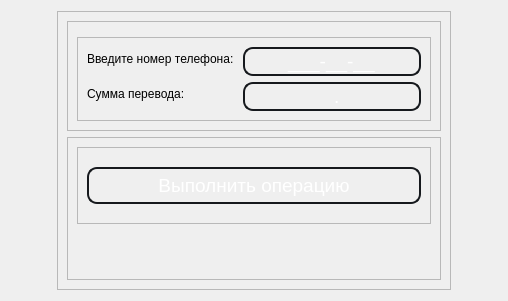
         <widget class="QWidget" name="supplyMobilePhone">
          <property name="styleSheet">
           <string notr="true">QLabel{
	font: 14pt &quot;MS Shell Dlg 2&quot;;
}
QLineEdit {
	border: 2px solid #16191d;
	border-radius: 10px;
	background-color: transparent;
	color: #fff;
}
QLineEdit:hover{
	border: 2px solid blue;
}
QLineEdit:focus{
	border: 2px solid blue;
}</string>
          </property>
          <layout class="QHBoxLayout" name="horizontalLayout_6">
           <item>
            <spacer name="horizontalSpacer_5">
             <property name="orientation">
              <enum>Qt::Horizontal</enum>
             </property>
             <property name="sizeHint" stdset="0">
              <size>
               <width>40</width>
               <height>20</height>
              </size>
             </property>
            </spacer>
           </item>
           <item>
            <widget class="QFrame" name="frame_11">
             <property name="frameShape">
              <enum>QFrame::StyledPanel</enum>
             </property>
             <property name="frameShadow">
              <enum>QFrame::Raised</enum>
             </property>
            </widget>
           </item>
           <item>
            <widget class="QFrame" name="frame_14">
             <property name="frameShape">
              <enum>QFrame::StyledPanel</enum>
             </property>
             <property name="frameShadow">
              <enum>QFrame::Raised</enum>
             </property>
             <layout class="QVBoxLayout" name="verticalLayout_11">
              <item>
               <widget class="QFrame" name="frame_16">
                <property name="frameShape">
                 <enum>QFrame::StyledPanel</enum>
                </property>
                <property name="frameShadow">
                 <enum>QFrame::Raised</enum>
                </property>
                <layout class="QVBoxLayout" name="verticalLayout_12">
                 <item>
                  <widget class="QFrame" name="frame_18">
                   <property name="frameShape">
                    <enum>QFrame::StyledPanel</enum>
                   </property>
                   <property name="frameShadow">
                    <enum>QFrame::Raised</enum>
                   </property>
                  </widget>
                 </item>
                 <item>
                  <widget class="QFrame" name="frame_19">
                   <property name="frameShape">
                    <enum>QFrame::StyledPanel</enum>
                   </property>
                   <property name="frameShadow">
                    <enum>QFrame::Raised</enum>
                   </property>
                   <layout class="QFormLayout" name="formLayout_5">
                    <item row="0" column="0">
                     <widget class="QLabel" name="phoneNumberToSupply">
                      <property name="text">
                       <string>Введите номер телефона: </string>
                      </property>
                     </widget>
                    </item>
                    <item row="0" column="1">
                     <widget class="QLineEdit" name="inputPhoneNumber">
                      <property name="font">
                       <font>
                        <pointsize>14</pointsize>
                       </font>
                      </property>
                      <property name="inputMask">
                       <string>999-99-99;_</string>
                      </property>
                      <property name="alignment">
                       <set>Qt::AlignCenter</set>
                      </property>
                     </widget>
                    </item>
                    <item row="1" column="0">
                     <widget class="QLabel" name="amountToSupplyMobileBalance">
                      <property name="text">
                       <string>Сумма перевода:</string>
                      </property>
                     </widget>
                    </item>
                    <item row="1" column="1">
                     <widget class="QLineEdit" name="inputAmountToSupplyMobile">
                      <property name="font">
                       <font>
                        <pointsize>14</pointsize>
                       </font>
                      </property>
                      <property name="inputMask">
                       <string>9999.99</string>
                      </property>
                      <property name="alignment">
                       <set>Qt::AlignCenter</set>
                      </property>
                     </widget>
                    </item>
                   </layout>
                  </widget>
                 </item>
                </layout>
               </widget>
              </item>
              <item>
               <widget class="QFrame" name="frame_17">
                <property name="frameShape">
                 <enum>QFrame::StyledPanel</enum>
                </property>
                <property name="frameShadow">
                 <enum>QFrame::Raised</enum>
                </property>
                <layout class="QVBoxLayout" name="verticalLayout_13">
                 <item>
                  <widget class="QFrame" name="frame_21">
                   <property name="styleSheet">
                    <string notr="true">QPushButton{
	border: 2px solid #16191d;
	border-radius: 10px;
	background-color: transparent;
	margin: 10px, 10px;
	padding: 5px, 5px;
	color: #fff;
}
QPushButton:hover:!pressed
{
  border: 3px solid blue;
}</string>
                   </property>
                   <property name="frameShape">
                    <enum>QFrame::StyledPanel</enum>
                   </property>
                   <property name="frameShadow">
                    <enum>QFrame::Raised</enum>
                   </property>
                   <layout class="QVBoxLayout" name="verticalLayout_14">
                    <item>
                     <widget class="QPushButton" name="supplyMobileBalance">
                      <property name="font">
                       <font>
                        <pointsize>14</pointsize>
                       </font>
                      </property>
                      <property name="text">
                       <string>Выполнить операцию</string>
                      </property>
                      <property name="shortcut">
                       <string>Return</string>
                      </property>
                     </widget>
                    </item>
                   </layout>
                  </widget>
                 </item>
                 <item>
                  <spacer name="verticalSpacer_7">
                   <property name="orientation">
                    <enum>Qt::Vertical</enum>
                   </property>
                   <property name="sizeHint" stdset="0">
                    <size>
                     <width>20</width>
                     <height>40</height>
                    </size>
                   </property>
                  </spacer>
                 </item>
                 <item>
                  <widget class="QFrame" name="frame_20">
                   <property name="frameShape">
                    <enum>QFrame::StyledPanel</enum>
                   </property>
                   <property name="frameShadow">
                    <enum>QFrame::Raised</enum>
                   </property>
                  </widget>
                 </item>
                </layout>
               </widget>
              </item>
             </layout>
            </widget>
           </item>
           <item>
            <spacer name="horizontalSpacer_6">
             <property name="orientation">
              <enum>Qt::Horizontal</enum>
             </property>
             <property name="sizeHint" stdset="0">
              <size>
               <width>40</width>
               <height>20</height>
              </size>
             </property>
            </spacer>
           </item>
           <item>
            <widget class="QFrame" name="frame_15">
             <property name="frameShape">
              <enum>QFrame::StyledPanel</enum>
             </property>
             <property name="frameShadow">
              <enum>QFrame::Raised</enum>
             </property>
            </widget>
           </item>
          </layout>
         </widget>
